Frame 1 (no input): blank canvas, image omitted
Frame 60 (the mouse pressed at the canvas centre just before this capture): blank canvas, image omitted
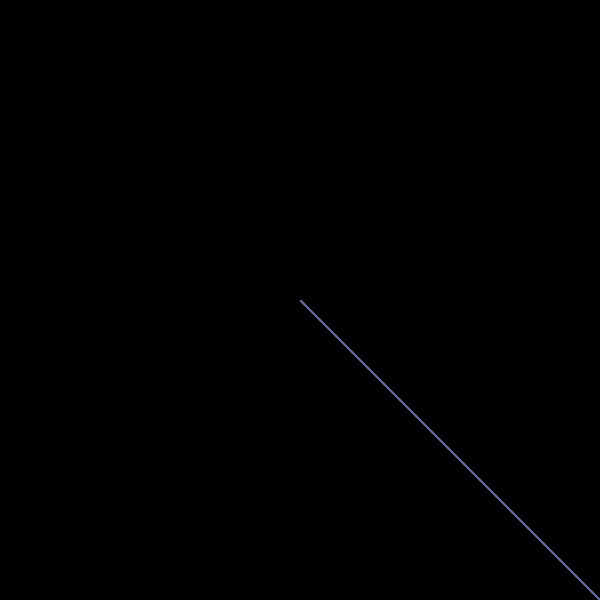
Frame 120 (the mouse held since frame 60 and released just before this capture)

The Processing sketch whose frames 1 and 60 were blank and that drew this single picture after the mouse press (run headless with seeded random() and noise(); from frame 60 on, the mouse is pressed at the canvas centre):

// Processing sketch: AccidentallyNiceLines
// ── AccidentallyNiceLines.pde
float oldAngle=-100, oldDist, pas;
int  n=3; 
boolean see=false;
        
        color c = color(random(255),255,255,50);
        
void setup() {
  colorMode(HSB);
  size(600, 600);
  pas=TWO_PI/n; 
  background(0);//strokeWeight(5);
}

void draw() {
  if (mousePressed) { 
    float an=atan2(mouseY-height/2, mouseX-width/2); 
    float d=dist(mouseX, mouseY, width/2, height/2); 
    if (oldAngle != -100) {
       translate(width/2, height/2);
      for (float a=0; a<TWO_PI; a+=pas) {
        //fill(255);
c = color(random(255),255,255,50);
        stroke(c);
        fill(c);
           stroke(c);
  line(mouseX, mouseY, cos(an+a)*d, sin(an+a)*d);
        //line(cos(oldAngle+a)*oldDist, sin(oldAngle+a)*oldDist, cos(an+a)*d, sin(an+a)*d);
        // rect(cos(oldAngle+a)*oldDist, sin(oldAngle+a)*oldDist, cos(an+a)*d, sin(an+a)*d);
      }
    }
    oldAngle = an;
    oldDist=d; 
 } else {
  oldAngle=-100;
 }
}

 

void mousePressed() { 
  oldAngle=atan2(mouseY-height/2, mouseX-width/2); 
  oldDist=dist(mouseX, mouseY, width/2, height/2);
}

void drawShape(){
int shapeNumber = (int)random(5);
if (shapeNumber == 0)
{
   stroke(c);
  line(mouseX, mouseY, 5, 5);
}

}

void keyReleased() {
  if (key=='+') {
    n++;
  } else if (key=='-') {
    n--;
  } else if (keyCode==10) { 
    background(255);
  }
    n=constrain(n, 1, 200);
    pas=TWO_PI/n;
}
